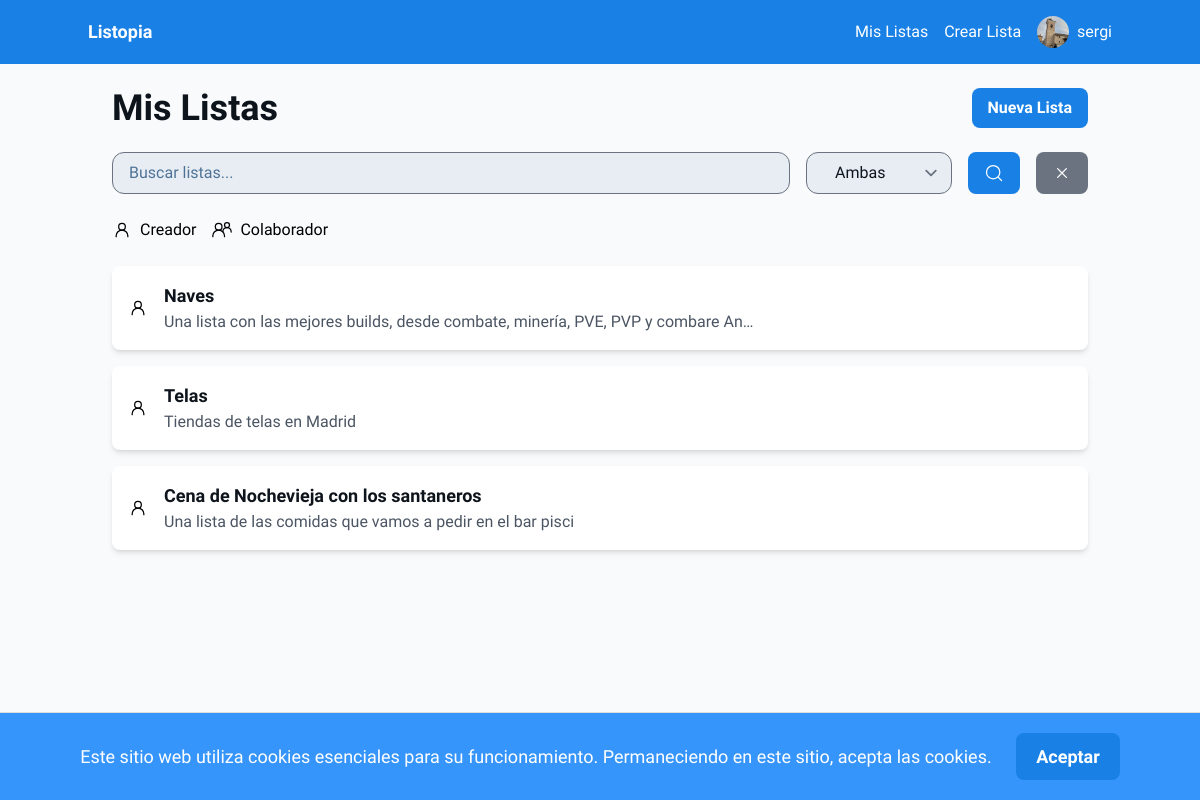
/lists/ (signed in), run on an earlier commit of the app's database.
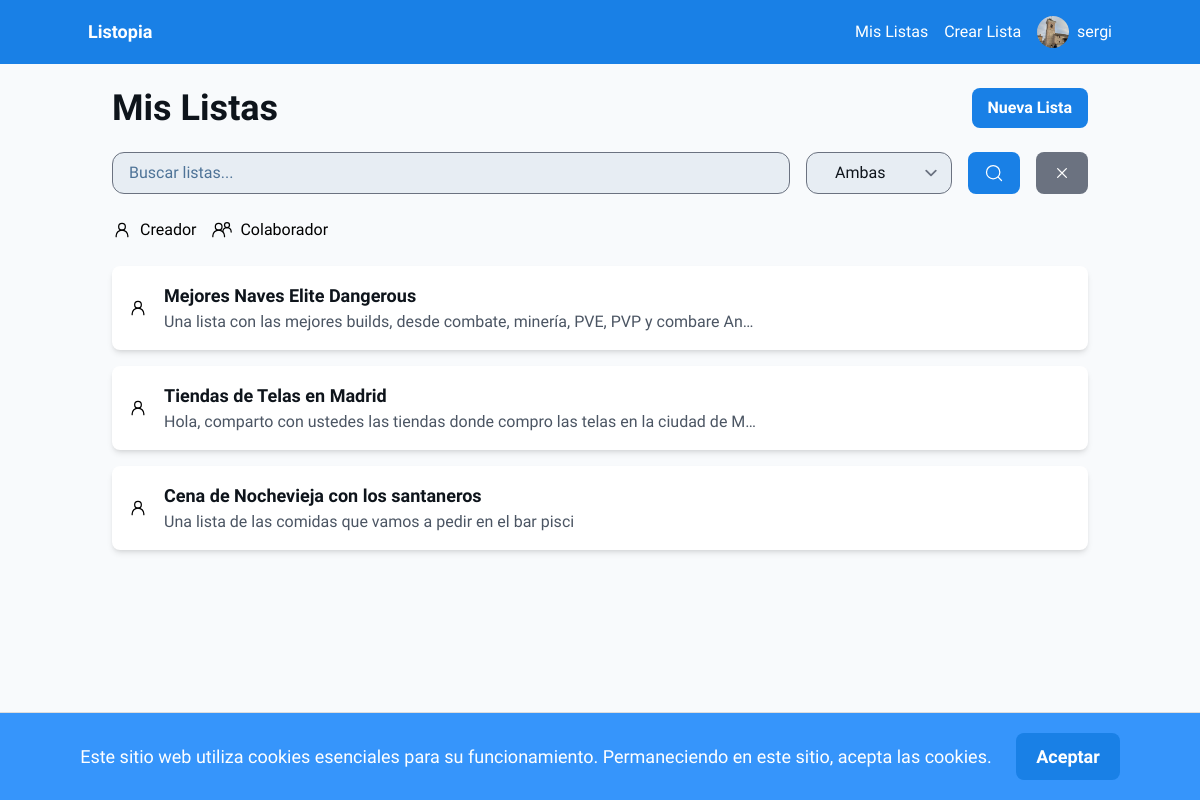
And on a later commit of the database.
### lists/models.py (models this page shows, shortened)
class List(models.Model):
    name = models.CharField(max_length=50)
    description = models.CharField(max_length=256, blank=True, null=True)
    creator = models.ForeignKey(User, on_delete=models.CASCADE, related_name="created_lists")
    created_on = models.DateTimeField(auto_now_add=True)
    collaborators = models.ManyToManyField(User, related_name="collaborated_lists", blank=True)
    is_public = models.BooleanField(default=False)

### lists/views.py (the view, shortened to what this page needs)
# urls.py: path('', views.lists, name='lists'),
@login_required
def lists(request):
    search_query = request.GET.get('search', '')
    filter_type = request.GET.get('filter', 'both')
    lists = List.objects.filter(
        Q(name__icontains=search_query) &
        (Q(creator=request.user) | Q(collaborators=request.user))
    )
    if filter_type == 'creator':
        lists = lists.filter(creator=request.user)
    elif filter_type == 'collaborator':
        lists = lists.filter(collaborators=request.user)
    paginator = Paginator(lists, 10)
    page_number = request.GET.get('page', 1)
    page_obj = paginator.get_page(page_number)
    return render(request, 'lists.html', {
        'lists': page_obj,
        'search_query': search_query,
        'filter_type': filter_type,
    })

### lists/templates/lists.html (shortened to what this page needs)
{% extends 'base.html' %}
{% load static %}
{% block content %}
<div class="max-w-5xl mx-auto p-6">
    <div class="flex justify-between items-center mb-6">
        <h1 class="text-[#0e141b] text-4xl font-bold">Mis Listas</h1>
        <a href="{% url 'create_list' %}" class="bg-[#1980e6] text-white font-bold py-2 px-4 rounded-lg">Nueva Lista</a>
    </div>
    <form method="GET" action="{% url 'lists' %}" class="mb-6">
        <div class="flex flex-col space-y-4 md:flex-row md:space-y-0 md:space-x-4">
            <input type="text" name="search" placeholder="Buscar listas..." value="{{ search_query }}" class="form-input flex-grow bg-[#e7edf3] text-[#0e141b] placeholder-[#4e7397] rounded-xl px-4 py-2">
            <div class="flex space-x-4">
                <select name="filter" class="form-select bg-[#e7edf3] text-[#0e141b] rounded-xl px-7 py-2">
                    <option value="both" {% if filter_type == 'both' %}selected{% endif %}>Ambas</option>
                </select>
                <button type="submit" class="bg-[#1980e6] text-white font-bold py-2 px-4 rounded-lg flex items-center" title="Buscar">
                    <img src="{% static 'icons/search.svg' %}" class="h-5 w-5" alt="Buscar">
                </button>
                <a href="{% url 'lists' %}" class="bg-gray-500 text-white font-bold py-2 px-4 rounded-lg flex items-center" title="Limpiar Búsqueda">
                    <img src="{% static 'icons/xmark.svg' %}" class="h-5 w-5" alt="Limpiar búsqueda">
                </a>
            </div>
        </div>
    </form>
    <div class="flex items-center space-x-4 mb-6">
        <div class="flex items-center space-x-2">
            <img src="{% static 'icons/user.svg' %}" class="h-5 w-5" alt="Creador">
            <span>Creador</span>
        </div>
        <div class="flex items-center space-x-2">
            <img src="{% static 'icons/group.svg' %}" class="h-5 w-5" alt="Colaborador">
            <span>Colaborador</span>
        </div>
    </div>
    <div class="space-y-4" id="lists-container">
        {% if lists|length == 0 %}
            <div class="text-center py-4">
                <p class="text-gray-600 mb-4">No tienes listas creadas ni en colaboración. ¡Comienza creando una lista!</p>
                <a href="{% url 'create_list' %}" class="bg-[#1980e6] text-white font-bold py-2 px-4 rounded-lg">Crear tu primera lista</a>
            </div>
        {% else %}
        {% for list in lists %}
        <div class="bg-white rounded-lg shadow-md p-4 flex flex-col md:flex-row items-start md:items-center space-y-4 md:space-y-0 md:space-x-4 cursor-pointer transform transition-transform hover:scale-105 w-full" onclick="location.href='{% url 'list_details' list.id %}'">
            <div class="flex-shrink-0">
                {% if request.user == list.creator %}
                <img src="{% static 'icons/user.svg' %}" class="h-5 w-5" alt="Creador">
                {% else %}
                <img src="{% static 'icons/group.svg' %}" class="h-5 w-5" alt="Colaborador">
                {% endif %}
            </div>
            <div class="flex-grow">
                <h3 class="text-lg font-bold text-[#0e141b]">{{list.name}}</h3>
                <p class="text-gray-600 break-words" style="word-break: break-word;">{{ list.description|truncatechars:80 }}</p>
            </div>
        </div>
        {% endfor %}
        {% endif %}
    </div>
</div>
{% endblock %}

What changed in the data, as far as the page shows it:
changed List "Una lista con las mejores builds, desde combate, minería, PVE, PVP y combare An…": name "Naves" → "Mejores Naves Elite Dangerous"
changed List: name "Telas" → "Tiendas de Telas en Madrid"; description "Tiendas de telas en Madrid" → "Hola, comparto con ustedes las tiendas donde compro las telas en la ciudad de M…"
